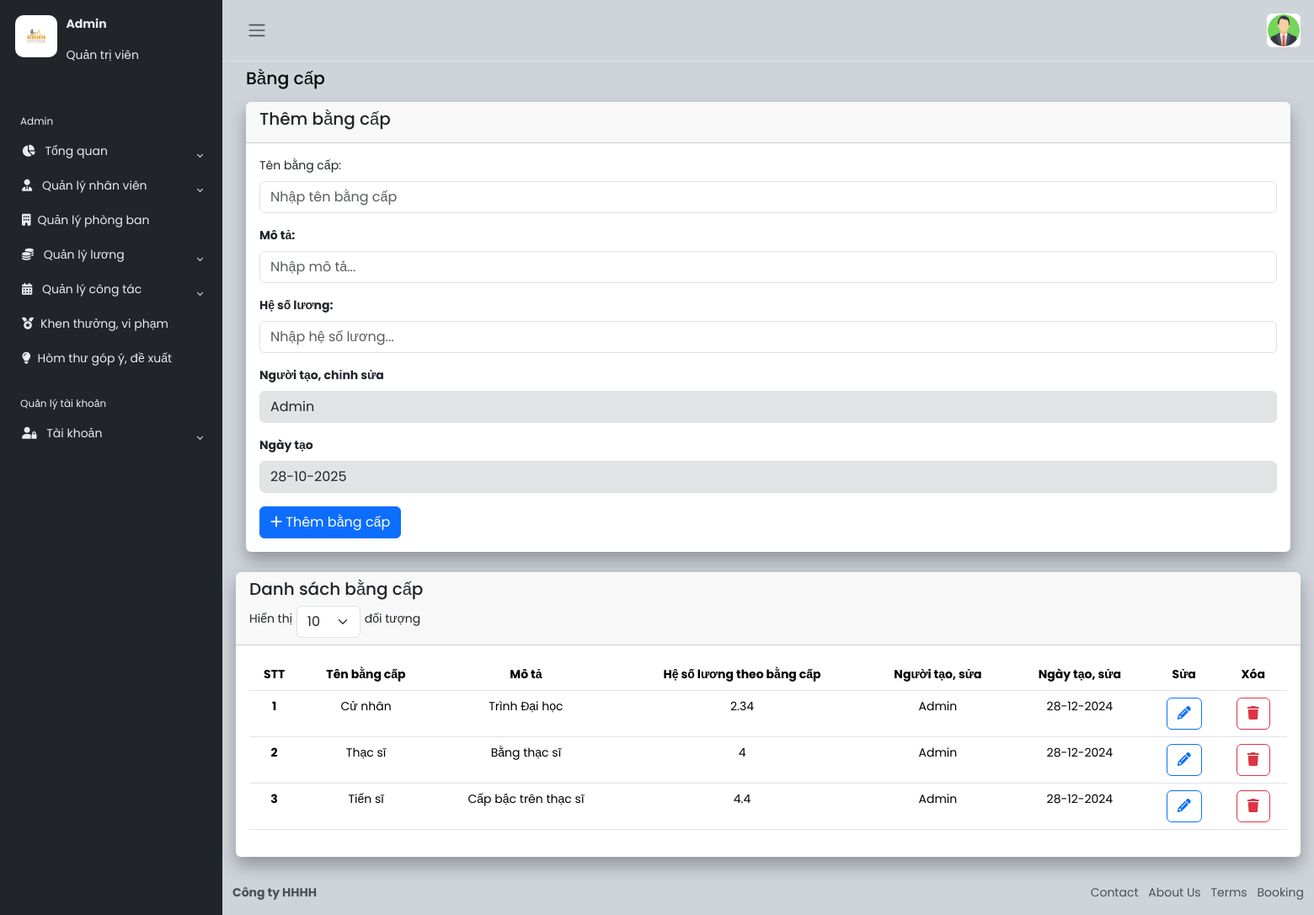
/QLNV/bangcap.php (signed in), run on the app's committed database.
### tables this page shows
CREATE TABLE `bangcap` (
  `MABANGCAP` int(11) NOT NULL,
  `TENBANGCAP` varchar(100) NOT NULL,
  `MOTABANGCAP` longtext DEFAULT NULL,
  `NGAYTAO` varchar(45) NOT NULL,
  `HESOLUONG` float DEFAULT NULL
);

### QLNV/bangcap.php (the view, shortened to what this page needs)
<?php include('../menu.php'); ?>
<div class="container-fluid">
  <div class="mb-3">
    <h4>Bằng cấp</h4>
  </div>
  <div class="row">
    <div class="col-12 d-flex">
      <div class="card border-0">
        <div class="card-header">
          <h5 class="card-title">Thêm bằng cấp</h5>
        </div>
        <div class="card-body">
          <form action="thembangcap.php" method="post" class="needs-validation" novalidate>
            <div class="mb-3">
              <label for="degreeName" class="form-label">Tên bằng cấp: </label>
              <input name="tenbangcap" type="text" class="form-control" id="tenbangcap" placeholder="Nhập tên bằng cấp" required>
            </div>
            <div class="mb-3">
              <label for="description" class="form-label"><strong>Mô tả:</strong></label>
              <input name="motabangcap" id="motabangcap" class="form-control" placeholder="Nhập mô tả..."></input>
            </div>
            <div class="mb-3">
              <label for="description" class="form-label"><strong>Hệ số lương:</strong></label>
              <input type="number" step="0.01" name="hsl" class="form-control" placeholder="Nhập hệ số lương..." required></input>
            </div>
            <div class="mb-3">
              <label for="position" class="form-label"><strong>Người tạo, chỉnh sửa</strong></label>
              <input type="text" id="position" class="form-control bg-secondary-subtle" value="Admin" readonly>
            </div>
            <div class="mb-3">
              <label for="dateCreat" class="form-label"><strong>Ngày tạo</strong></label>
              <input name="ngaytaobangcap" id="ngaytao" class="form-control bg-secondary-subtle" value="<?php echo date('d-m-Y'); ?>"
                readonly>
            </div>
            <button type="submit" id="thembangcap" class="btn btn-primary"><i class="fa fa-plus" aria-hidden="true"></i>
              Thêm bằng cấp</button>
          </form>
        </div>
      </div>
    </div>
  </div>
</div>
<div class="row">
  <div class="col-12 d-flex">
    <div class="card border-0">
      <div class="card-header">
        <h5 class="card-title">Danh sách bằng cấp</h5>
        <div class="d-flex justify-content-between">
          <div class="entries-select">
            <label for="entriesSelect" class="form-label">Hiển thị</label>
            <select id="entriesSelect" class="form-select" style="width: auto; ">
              <option value="10">10</option>
            </select>
            <label for="entriesSelect" class="form-label">đối tượng</label>
          </div>
        </div>
      </div>
      <div class="card-body">
        <table class="table text-center">
          <thead>
            <tr>
              <th scope="col">STT</th>
              <th scope="col">Tên bằng cấp</th>
              <th scope="col">Mô tả</th>
              <th scope="col">Hệ số lương theo bằng cấp</th>
              <th scope="col">Người tạo, sửa</th>
              <th scope="col">Ngày tạo, sửa</th>
              <th scope="col">Sửa</th>
              <th scope="col">Xóa</th>
            </tr>
          </thead>
          <tbody>
          <?php
                    require_once '../connect.php';
                    $stmt = $conn->prepare("SELECT * FROM BANGCAP");
                    $stmt->execute();
                    $stt = 0;
                    foreach ($stmt->fetchAll() as $r) {
                      ?>
                      <tr>
                        <th><?php echo $stt += 1; ?></th>
                        <td><?php echo $r['TENBANGCAP']; ?></td>
                        <td class="limited-width"><?php echo $r['MOTABANGCAP']; ?></td>
                        <td><?php echo $r['HESOLUONG']; ?></td>
                        <td>Admin</td>
                        <td><?php echo $r['NGAYTAO']; ?></td>
                        <td><a href="suabangcap.php?xid=<?php echo $r['MABANGCAP']; ?>" class="btn btn-outline-primary"><i class="fa fa-solid fa-pencil"
                              aria-hidden="true"></i>
                          </a></td>
                        <td><a onclick="return confirm('Xác nhận xóa');" href="xoabangcap.php?xid=<?php echo $r['MABANGCAP']; ?>" class="btn btn-outline-danger"><i class="fa-solid fa-trash" aria-hidden="true"></i>
                          </a></td>
                      </tr>
                      <?php
                    }
                    ?>
          </tbody>
        </table>
      </div>
    </div>
  </div>
</div>
<?php include('../footer.php'); ?>

### css/style.css (style rules this page uses)
a { cursor: pointer; text-decoration: none; font-family: "Poppins", sans-serif; }
h4 { font-family: "Poppins", sans-serif; font-size: 1.275rem; color: var(--bs-emphasis-color); }
.card { box-shadow: 0 0 0.875rem 0 rgba(34, 46, 60, 0.05); margin-bottom: 24px; width: 100vw; }
.entries-select { display: flex; align-items: center; gap: 5px; }
.limited-width { max-width: 400px; word-wrap: break-word; white-space: normal; }

### css/index.css (style rules this page uses)
* { padding: 0; margin: 0; }
a { text-decoration: none; color: #53585e; }
.card { box-shadow: 0px 10px 20px rgba(0, 0, 0, 0.3); }

### data on the page
bangcap: stt "1", TENBANGCAP "Cử nhân", MOTABANGCAP "Trình Đại học", HESOLUONG "2.34", NGAYTAO "28-12-2024"
bangcap: stt "2", TENBANGCAP "Thạc sĩ", MOTABANGCAP "Bằng thạc sĩ", HESOLUONG "4", NGAYTAO "28-12-2024"
bangcap: stt "3", TENBANGCAP "Tiến sĩ", MOTABANGCAP "Cấp bậc trên thạc sĩ", HESOLUONG "4.4", NGAYTAO "28-12-2024"
